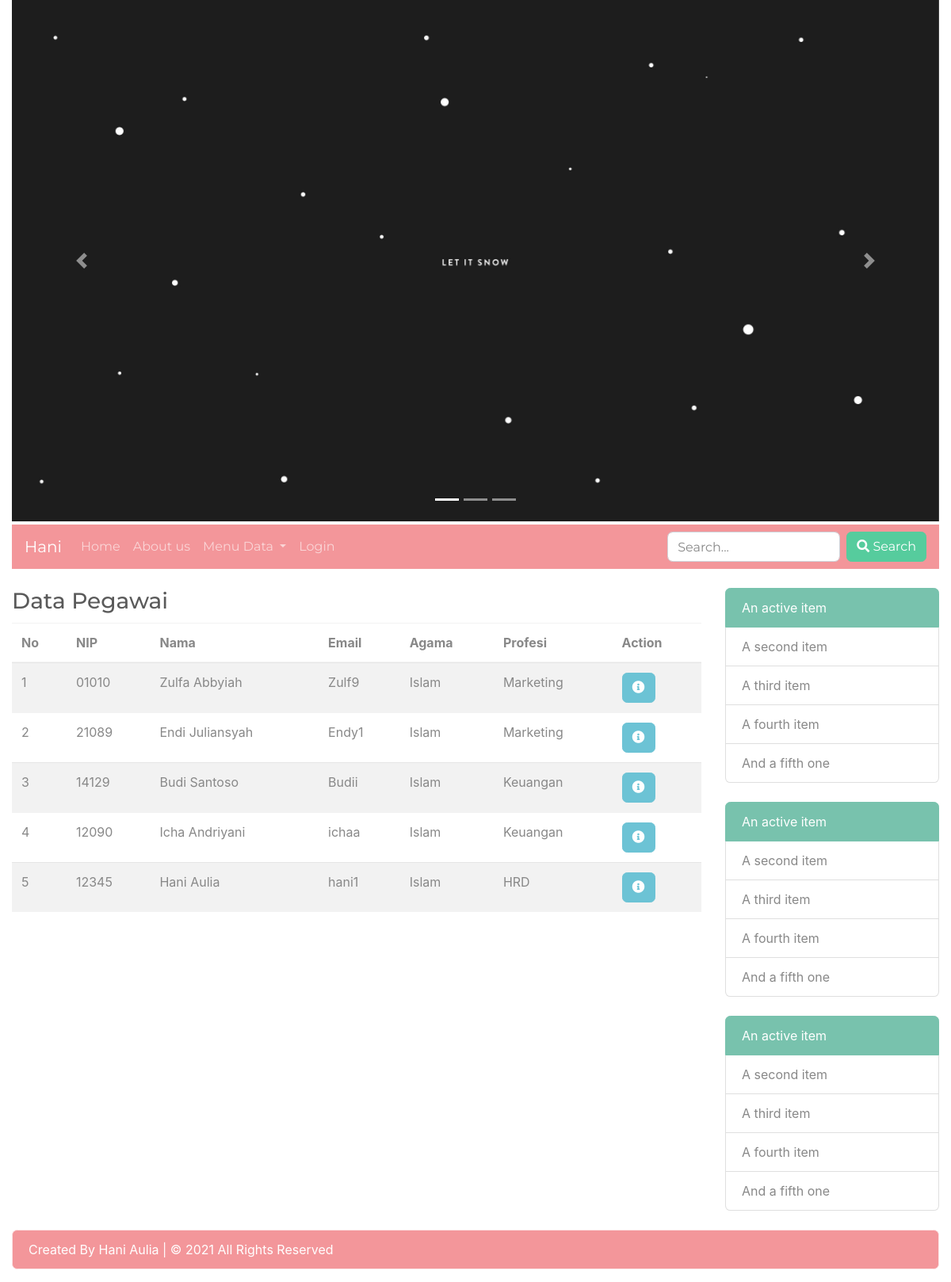
Screenshot of /index.php?hal=dataPegawai with the database file from the repository.
### tables this page shows
CREATE TABLE `pegawai` (
  `id` int(11) NOT NULL,
  `nip` varchar(5) NOT NULL,
  `nama` varchar(45) NOT NULL,
  `email` varchar(5) NOT NULL,
  `agama` enum('Islam','Kristen Katholik','Kristen Protestan','Hindu','Budha','Khonghucu') NOT NULL,
  `iddivisi` int(11) NOT NULL,
  `foto` varchar(30) DEFAULT NULL
);

CREATE TABLE `divisi` (
  `id` int(11) NOT NULL,
  `nama` varchar(50) NOT NULL
);

### models/Pegawai.php (called while the page is built, shortened)
<?php
class Pegawai
{
    private $koneksi;
    public function __construct()
    {
        global $dbh;
        $this->koneksi = $dbh;
    }
    public function dataPegawai()
    {
        $sql = "SELECT pegawai.*, divisi.nama AS profesi FROM pegawai
                INNER JOIN divisi ON divisi.id = pegawai.iddivisi
                ORDER BY pegawai.id DESC";
        $ps = $this->koneksi->prepare($sql);
        $ps->execute();
        $rs = $ps->fetchALL();
        return $rs;
    }
}

### dataPegawai.php (the view, shortened to what this page needs)
<?php
require_once 'models/Pegawai.php';
$obj = new Pegawai();
$rs = $obj->dataPegawai();
?>
<h3 style="margin-bottom: 10px;">Data Pegawai</h3>
<table class="table table-striped">
    <thead>
        <tr>
            <th scope="col">No</th>
            <th scope="col">NIP</th>
            <th scope="col">Nama</th>
            <th scope="col">Email</th>
            <th scope="col">Agama</th>
            <th scope="col">Profesi</th>
            <th scope="col">Action</th>
        </tr>
    </thead>
    <tbody>
        <?php
        $no = 1;
        foreach ($rs as $pgw) {
        ?>
            <tr>
                <td><?= $no; ?></td>
                <td><?= $pgw['nip']; ?></td>
                <td><?= $pgw['nama']; ?></td>
                <td><?= $pgw['email']; ?></td>
                <td><?= $pgw['agama']; ?></td>
                <td><?= $pgw['profesi']; ?></td>
                <td>
                    <form method="POST" action="controllers/pegawaiController.php">
                        <a href="index.php?hal=detailPegawai&id=<?= $pgw['id']; ?>" class="btn btn-info"><i class="fas fa-info-circle"></i></a>
                    </form>
                </td>
            </tr>
        <?php
            $no++;
        }
        ?>
    </tbody>
</table>

### kode_awal.php (shortened to what this page needs)
<!DOCTYPE html>
<html lang="en">
<head>
    <link href="css/bootstrap.min.css" rel="stylesheet">
    <link href="css/style.css" rel="stylesheet">
    <link rel="stylesheet" href="https://cdnjs.cloudflare.com/ajax/libs/font-awesome/5.15.3/css/all.min.css" />
</head>
<body>
    <div class="container-fluid">

### header.php (shortened to what this page needs)
<div class="row">
    <div class="col-md-12">
        <div id="carouselExampleIndicators" class="carousel slide" data-ride="carousel">
            <ol class="carousel-indicators">
                <li data-target="#carouselExampleIndicators" data-slide-to="0" class="active"></li>
                <li data-target="#carouselExampleIndicators" data-slide-to="1"></li>
                <li data-target="#carouselExampleIndicators" data-slide-to="2"></li>
            </ol>
            <div class="carousel-inner">
                <div class="carousel-item active">
                    <img src="img/h1.jpg" class="d-block w-100" alt="...">
                </div>
            </div>
            <a class="carousel-control-prev" href="#carouselExampleIndicators" role="button" data-slide="prev">
                <span class="carousel-control-prev-icon" aria-hidden="true"></span>
            </a>
            <a class="carousel-control-next" href="#carouselExampleIndicators" role="button" data-slide="next">
                <span class="carousel-control-next-icon" aria-hidden="true"></span>
            </a>
        </div>
    </div>
</div>

### menu.php (shortened to what this page needs)
<div class="row">
    <div class="col-md-12 mt-1">
        <nav class="navbar navbar-expand-lg navbar-dark bg-dark">
            <a class="navbar-brand" href="index.php">Hani</span></a>
            <div class="collapse navbar-collapse" id="navbarSupportedContent">
                <ul class="navbar-nav mr-auto">
                    <li class="nav-item">
                        <a class="nav-link" href="index.php?hal=home">Home</a>
                    </li>
                    <li class="nav-item">
                        <a class="nav-link" href="index.php?hal=aboutUs">About us</a>
                    </li>
                    <li class="nav-item dropdown">
                        <a class="nav-link dropdown-toggle" href="#" id="navbarDropdown" role="button" data-toggle="dropdown" aria-haspopup="true" aria-expanded="false">
                            Menu Data
                        </a>
                    </li>
                    <?php
                    $member = $_SESSION['MEMBER'];
                    if (!isset($member)) {
                    ?>
                        <li class="nav-item">
                            <a class="nav-link" href="index.php?hal=login">Login</a>
                        </li>
                    <?php
                    }
                    ?>
                </ul>
                <form class="form-inline my-2 my-lg-0">
                    <input class="form-control mr-sm-2" type="text" name="keyword" placeholder="Search..." autocomplete="off">
                    <button class="btn btn-success my-2 my-sm-0" type="submit"><i class="fa fa-search" aria-hidden="true"></i> Search</button>
                </form>
            </div>
        </nav>
    </div>
</div>

### index.php (shortened to what this page needs)
<?php
include_once 'kode_awal.php';
include_once 'header.php';
include_once 'menu.php';
echo '<br>';
include_once 'main.php';
include_once 'sidebar.php';
echo '<br>';
include_once 'footer.php';
include_once 'kode_akhir.php';

### main.php
<div class="row">
    <div class="col-md-9">
        <?php
        $hal = $_REQUEST['hal'];
        if (!empty($hal)) {
            include_once $hal . '.php';
        } else {
            include_once 'home.php';
        }
        ?>
    </div>

### sidebar.php
    <div class="col-md-3">
        <ul class="list-group">
            <li class="list-group-item active" aria-current="true">An active item</li>
            <li class="list-group-item">A second item</li>
            <li class="list-group-item">A third item</li>
            <li class="list-group-item">A fourth item</li>
            <li class="list-group-item">And a fifth one</li>
        </ul>
        <ul class="list-group mt-4">
            <li class="list-group-item active" aria-current="true">An active item</li>
            <li class="list-group-item">A second item</li>
            <li class="list-group-item">A third item</li>
            <li class="list-group-item">A fourth item</li>
            <li class="list-group-item">And a fifth one</li>
        </ul>
        <ul class="list-group mt-4">
            <li class="list-group-item active" aria-current="true">An active item</li>
            <li class="list-group-item">A second item</li>
            <li class="list-group-item">A third item</li>
            <li class="list-group-item">A fourth item</li>
            <li class="list-group-item">And a fifth one</li>
        </ul>
    </div>
</div>

### footer.php
<div class="row">
    <div class="col-md-12">
        <div class="alert alert-secondary" role="alert">
            Created By Hani Aulia | &#169; 2021 All Rights Reserved
        </div>
    </div>
</div>

### kode_akhir.php (shortened to what this page needs)
</div>
</body>
</html>

### rows the page displays
pegawai: nip "01010", nama "Zulfa Abbyiah", email "Zulf9", agama "Islam", iddivisi.nama "Marketing"
pegawai: nip "21089", nama "Endi Juliansyah", email "Endy1", agama "Islam", iddivisi.nama "Marketing"
pegawai: nip "14129", nama "Budi Santoso", email "Budii", agama "Islam", iddivisi.nama "Keuangan"
pegawai: nip "12090", nama "Icha Andriyani", email "ichaa", agama "Islam", iddivisi.nama "Keuangan"
pegawai: nip "12345", nama "Hani Aulia", email "hani1", agama "Islam", iddivisi.nama "HRD"
